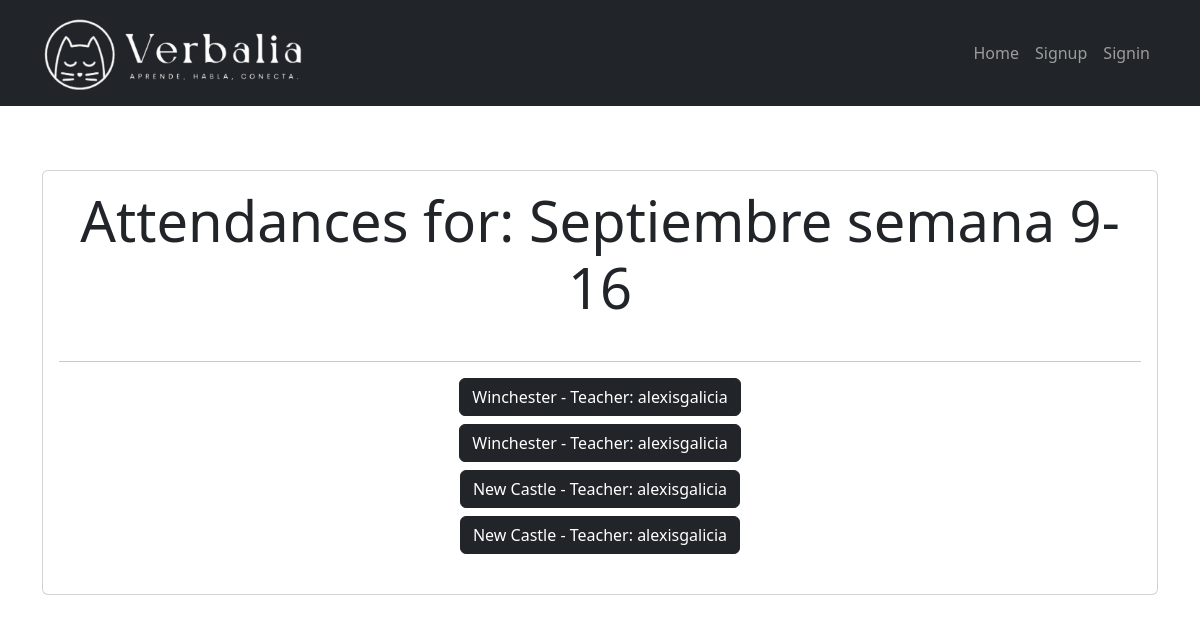
The app's page /attendances_for_week/Septiembre semana 9-16/ with its own data.
### boletas/models.py (models this page shows, shortened)
class Attendance(models.Model):
    semana = models.CharField(max_length=60)
    creation_date = models.DateTimeField(auto_now_add=True)
    group = models.ForeignKey(Group, on_delete=models.CASCADE, null=True, blank=True)
    user = models.ForeignKey(User, on_delete=models.SET_NULL, null=True, blank=True, editable=False)
    last_modified_date = models.DateTimeField(auto_now=True)
    is_submitted = models.BooleanField(default=False)
    week_number = models.PositiveIntegerField(null=True, blank=True)
    week_start = models.DateField(null=True)
    week_end = models.DateField(null=True)
    student_data = models.JSONField(blank=True, null=True)
    creation_week = models.CharField(max_length=50, null=True)

class Group(models.Model):
    name = models.CharField(max_length=50)
    level = models.CharField(max_length=50)
    schedule = models.CharField(max_length=50)
    user = models.ForeignKey(User, on_delete=models.SET_NULL, null=True, blank=True, editable=True)

### boletas/views.py (the view)
# urls.py: path('attendances_for_week/<str:week>/', views.attendances_for_week, name='attendances_for_week'),
def attendances_for_week(request, week):
    weekly_attendances = Attendance.objects.filter(creation_week=week)
    return render(request, 'attendances_for_week.html', {
        'weekly_attendances': weekly_attendances,
        'week': week
    })

### boletas/context_processors.py (called while the page is built)
def assignment_check(request):
    if request.user.is_authenticated:
        todos_los_grupos = Group.objects.filter(user=request.user)
        todos_completados = all([group.has_assignment_this_week() for group in todos_los_grupos])
    else:
        todos_completados = False
    return {'todos_completados':todos_completados}

def plan_check(request):
    if request.user.is_authenticated:
        todos_los_grupos = Group.objects.filter(user=request.user)
        plans_completados = all([group.has_plan_this_week() for group in todos_los_grupos])
    else:
        plans_completados = False
    return {'plans_completados':plans_completados}

def performance_check(request):
    if request.user.is_authenticated:
        todos_los_grupos = Group.objects.filter(user=request.user)
        performances_completados = all([group.has_performance_this_week() for group in todos_los_grupos])
    else:
        performances_completados = False
    return {'performances_completados':performances_completados}

### boletas/templates/attendances_for_week.html
{% extends 'base.html' %}
{% block content %}
<main class="container py-5">
    <section class="card card-body">
        <h1 class="display-4 text-center mb-4">Attendances for: {{ week }}</h1>
        <hr>
        <ul class="list-unstyled text-center">
            {% for attendance in weekly_attendances %}
                <li class="mb-2">
                    <a href="{% url 'attendance_detail' attendance.id %}" class="btn btn-dark">
                        {{ attendance.group.name }} - Teacher: {{ attendance.user }}
                    </a>
                </li>
            {% endfor %}
        </ul>
    </section>
</main>
{% endblock %}

### records on screen
Attendance: group.name "Winchester", user "alexisgalicia"
Attendance: group.name "Winchester", user "alexisgalicia"
Attendance: group.name "New Castle", user "alexisgalicia"
Attendance: group.name "New Castle", user "alexisgalicia"

### other values on screen
{{ week }} "Septiembre semana 9-16"
